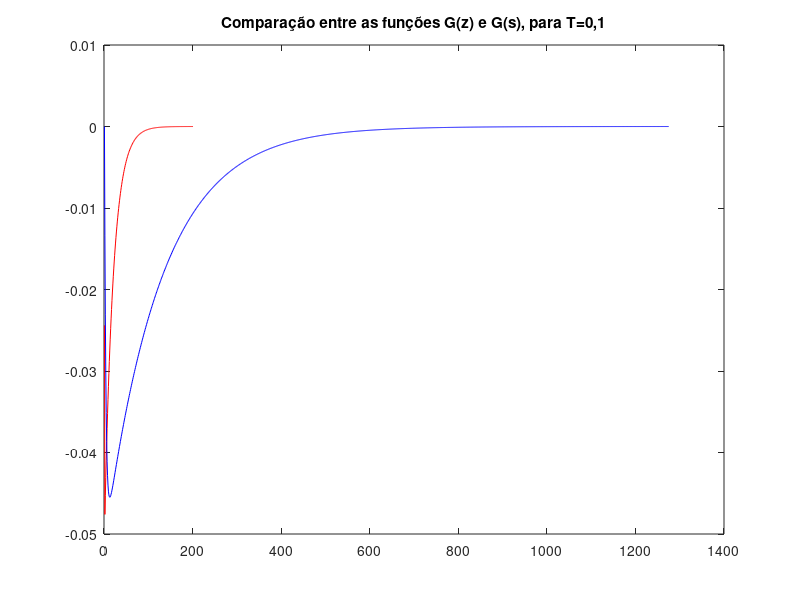
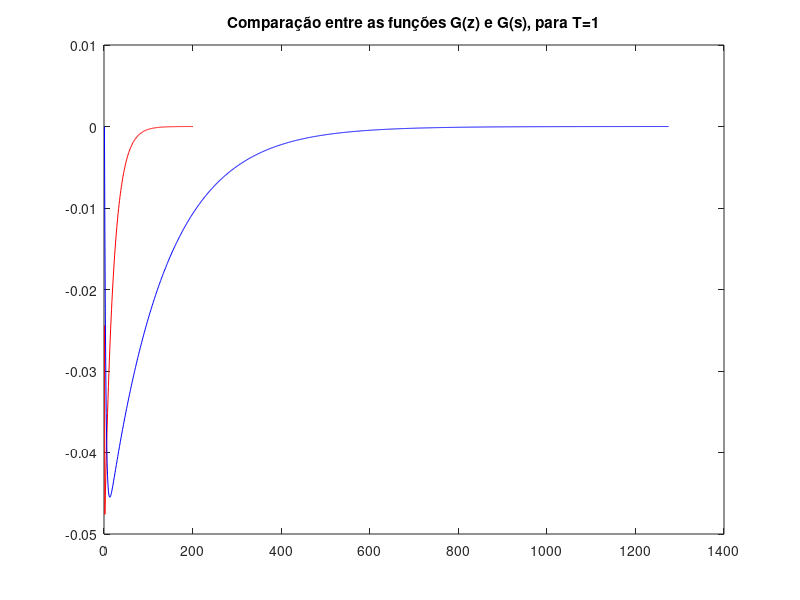

Write MATLAB code to recreate these figures, in order.
clc;
clear all;
clf;

Gzd = tf([-0.03175 0 0.03175], [1.3016 -1.238 0], 0.1);
Gsd = d2c(Gzd, 'tustin');

Gz = tf([-0.03175 0 0.03175], [1.3016 -1.238 0], 1);
Gs = d2c(Gz, 'tustin');

r1 = step(Gzd);
r2 = step(Gsd);
r3 = step(Gz);
r4 = step(Gs);

figure 1
plot(r1, 'r');
hold on;
plot(r2, 'b');
title('Comparação entre as funções G(z) e G(s), para T=0,1');
figure 2
plot(r3, 'r');
hold on;
plot(r4, 'b');
title('Comparação entre as funções G(z) e G(s), para T=1');
